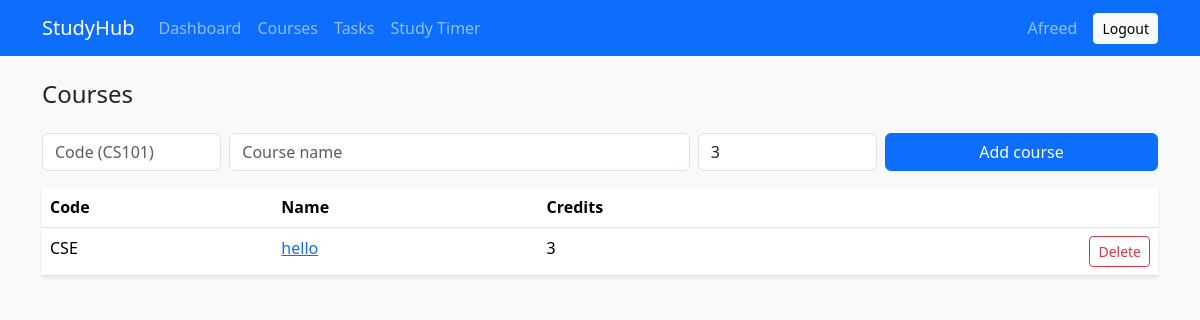
Screenshot of /courses (signed in) with the database file from the repository.
### app/models.py (models this page shows, shortened)
class User(UserMixin, db.Model):
    id = db.Column(db.Integer, primary_key=True)
    name = db.Column(db.String(80), nullable=False)
    email = db.Column(db.String(120), unique=True, nullable=False)
    password_hash = db.Column(db.String(256), nullable=False)
    courses = db.relationship("Course", backref="user", cascade="all, delete-orphan")

class Course(db.Model):
    id = db.Column(db.Integer, primary_key=True)
    user_id = db.Column(db.Integer, db.ForeignKey("user.id"), nullable=False)
    code = db.Column(db.String(20), nullable=False)
    name = db.Column(db.String(120), nullable=False)
    credits = db.Column(db.Integer, nullable=False, default=3)
    assessments = db.relationship("Assessment", backref="course", cascade="all, delete-orphan")
    tasks = db.relationship("Task", backref="course")
    sessions = db.relationship("StudySession", backref="course")

### app/main.py (the view, shortened to what this page needs)
@bp.route("/courses", methods=["GET", "POST"])
@login_required
def courses():
    return render_template("courses.html", courses=user_courses())

### app/main.py (called while the page is built)
def user_courses():
    return Course.query.filter_by(user_id=current_user.id).order_by(Course.code).all()

### app/models.py (called while the page is built)
@login_manager.user_loader
def load_user(user_id):
    return db.session.get(User, int(user_id))

### app/templates/courses.html (shortened to what this page needs)
{% extends "base.html" %}
{% block content %}
<h4>Courses</h4>
<form method="post" class="row g-2 my-3">
  <div class="col-md-2"><input class="form-control" name="code" placeholder="Code (CS101)" required></div>
  <div class="col-md-5"><input class="form-control" name="name" placeholder="Course name" required></div>
  <div class="col-md-2"><input class="form-control" type="number" name="credits" value="3" min="1" max="10"></div>
  <div class="col-md-3"><button class="btn btn-primary w-100">Add course</button></div>
</form>
<table class="table table-hover bg-white shadow-sm">
  <thead><tr><th>Code</th><th>Name</th><th>Credits</th><th></th></tr></thead>
  <tbody>
  {% for c in courses %}
    <tr>
      <td>{{ c.code }}</td>
      <td><a href="{{ url_for('main.course_detail', course_id=c.id) }}">{{ c.name }}</a></td>
      <td>{{ c.credits }}</td>
      <td class="text-end">
        <form method="post" action="{{ url_for('main.delete_course', course_id=c.id) }}" onsubmit="return confirm('Delete this course and its grades?')">
          <button class="btn btn-sm btn-outline-danger">Delete</button>
        </form>
      </td>
    </tr>
  {% else %}<tr><td colspan="4" class="text-muted">No courses yet.</td></tr>{% endfor %}
  </tbody>
</table>
{% endblock %}

### app/templates/base.html (shortened to what this page needs)
<!doctype html>
<html lang="en">
<head>
  <link href="https://cdn.jsdelivr.net/npm/bootstrap@5.3.3/dist/css/bootstrap.min.css" rel="stylesheet">
</head>
<body class="bg-light">
<nav class="navbar navbar-expand navbar-dark bg-primary mb-4">
  <div class="container">
    <a class="navbar-brand" href="{{ url_for('main.dashboard') }}">StudyHub</a>
    {% if current_user.is_authenticated %}
    <div class="navbar-nav me-auto">
      <a class="nav-link" href="{{ url_for('main.dashboard') }}">Dashboard</a>
      <a class="nav-link" href="{{ url_for('main.courses') }}">Courses</a>
      <a class="nav-link" href="{{ url_for('main.tasks') }}">Tasks</a>
      <a class="nav-link" href="{{ url_for('main.timer') }}">Study Timer</a>
    </div>
    <span class="navbar-text me-3">{{ current_user.name }}</span>
    <form method="post" action="{{ url_for('auth.logout') }}">
      <button class="btn btn-sm btn-light">Logout</button>
    </form>
    {% endif %}
  </div>
</nav>
<div class="container pb-5">
  {% block content %}{% endblock %}
</div>
</body>
</html>

### rows the page displays
User: name "Afreed"
Course: code "CSE", name "hello", credits "3"
